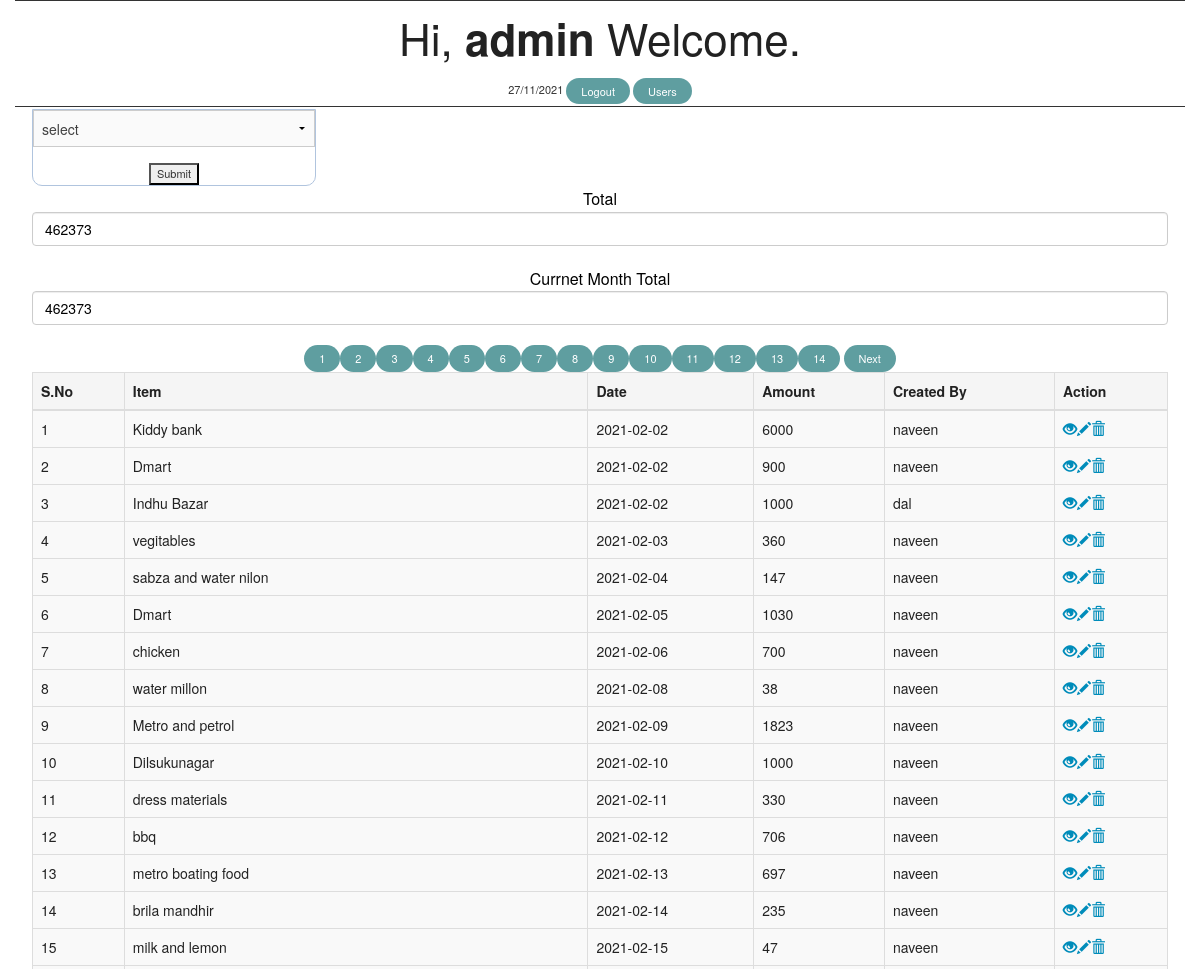
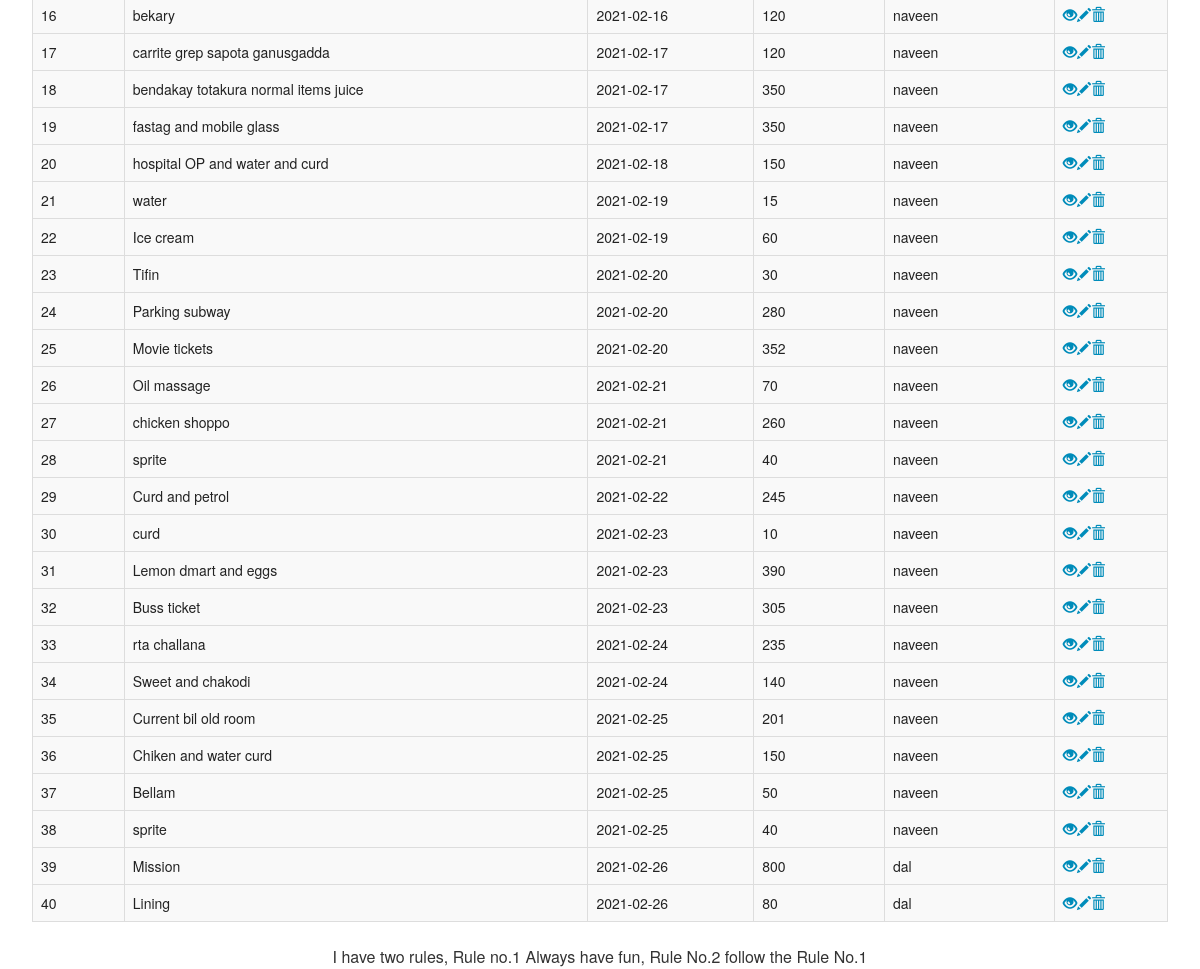
The app's page /welcome.php (signed in) with its own data (2 pictures, top to bottom).
### tables this page shows
CREATE TABLE `employees` (
  `id` int(11) NOT NULL AUTO_INCREMENT,
  `uname` varchar(50) NOT NULL,
  `name` varchar(100) NOT NULL,
  `date` varchar(255) NOT NULL,
  `amount` int(10) NOT NULL,
  `file_path` varchar(500) NOT NULL,
  PRIMARY KEY (`id`)
);

### welcome.php (the view, shortened to what this page needs)
<!DOCTYPE html>
<html lang="en">
<head>
    <link rel="stylesheet" href="https://maxcdn.bootstrapcdn.com/bootstrap/3.3.7/css/bootstrap.css">
      <link rel="stylesheet" href="style.css" />
      <link rel="stylesheet" href="css/foundation.css" />
</head>
<body>
<div class="container">
<h1>Hi, <b><?php echo htmlspecialchars($_SESSION["username"]); ?></b> Welcome.</h1><?php $today = date("d/m/Y"); echo $today; ?>
<a class="btn btn-primary" href="logout.php">Logout</a>
<?php if($_SESSION["role"] == "admin"){
    echo "<a href='users.php' class='btn btn-primary'>Users</a>";
     } ?>
</div>
<div class="bg-img">
<div class="container">
             <div class="col-lg-12">
             <section class="top-bar-section">
   <form method="post" action="">
   <select name="website">
          <li><option value="0">select</option></li>
          <li></select></li>
        <input type="submit" name="submit"/>
    </form>
  </section>
        <p>
<a style="color:black;" >Total
<input style="color:black;" color: #070708 class="form-control" value="<?php
                    require_once "config.php";
					if($_SESSION["role"] == "admin"){
						$sql = mysqli_query($link,"SELECT SUM(amount) as amount FROM employees ");
					} else{
						$sql = mysqli_query($link,"SELECT SUM(amount) as amount FROM employees where uname='".$_SESSION["username"]."' ");
					}
                    $row = mysqli_fetch_array($sql);
                    echo $row['amount'];
?>"/> </a>
</p>
<p>
<a style="color:black;" >Currnet Month Total
<input style="color:black;" color: #070708 class="form-control" value="<?php
                    require_once "config.php";
					if($_SESSION["role"] == "admin"){
						$sql = mysqli_query($link,"SELECT SUM(amount) as amount FROM employees ");
					} else{
						$sql = mysqli_query($link,"SELECT SUM(amount) as amount FROM employees where uname='".$_SESSION["username"]."' and MONTH(date)=MONTH(now()) and YEAR(date)=YEAR(now())");
					}
                    $row = mysqli_fetch_array($sql);
                    echo $row['amount'];
?>"/> </a>
</p>
                    <?php
                    require_once "config.php";
                    if(isset($_GET['page']))
                    {
                        $page = $_GET['page'];
                      }
                      else{
                          $page = 1;
                        }
                        $num_per_page = 40;
                        $start_from = ($page-1)*$num_per_page;
					if($_SESSION["role"] == "admin"){
						$sql = "SELECT * FROM employees limit $start_from,$num_per_page";
					} else{
						$sql = "SELECT * FROM employees where uname='".$_SESSION["username"]."' and MONTH(date)=MONTH(now())
								and YEAR(date)=YEAR(now()) limit $start_from,$num_per_page";
					}
                    if($_SESSION["role"] == "admin"){
                        $query = "select * from employees";
                    }else{
                        $query = "select * from employees where uname='".$_SESSION["username"]."' and MONTH(date)=MONTH(now()) and YEAR(date)=YEAR(now()) ";
                    }
                    $result = mysqli_query($link,$query);
                    $total_record = mysqli_num_rows($result);
                    $total_page = ceil($total_record/$num_per_page);
                   for($i=1;$i<$total_page;$i++)
                   {
                       echo "<a href='welcome.php?page=".$i."' class='btn btn-primary'>$i</a>";
                   }
                   if($i>$page)
                   {
                       echo " <a href='welcome.php?page=".($page+1)."' class='btn btn-danger'>Next</a>";
                   }
                    if($result = mysqli_query($link, $sql)){
                        if(mysqli_num_rows($result) > 0){
                            echo "<table border='3' color: #070708 class=' table table-striped'>";
                                     echo "<thead>";
                                        echo "<th>S.No</th>";
                                        echo "<th>Item</th>";
                                        echo "<th>Date</th>";
                                        echo "<th>Amount</th>";
                                        echo "<th>Created By</th>";
                                        echo "<th>Action</th>";
                                        echo "</thead>";
                                echo "<tbody>";
                                $i=1;
                                while($row = mysqli_fetch_array($result)){
                                    echo "<tr>";
                                        echo "<td>" . $i . "</td>";
                                        echo "<td>" . $row['name'] . "</td>";
                                        echo "<td>" . $row['date'] . "</td>";
                                        echo "<td>" . $row['amount'] . "</td>";
                                        echo "<td>" . $row['uname'] . "</td>";
                                        echo "<td>";
                                        echo "<a href='read.php?id=". $row['id'] ."' title='View Record' data-toggle='tooltip'> <span class='glyphicon glyphicon-eye-open'></span></a>";
                                        echo "<a href='update.php?id=". $row['id'] ."' title='Update Record' data-toggle='tooltip'><span class='glyphicon glyphicon-pencil'></span></a>";
                                        echo "<a href='delete.php?id=". $row['id'] ."' title='Delete Record' data-toggle='tooltip'><span class='glyphicon glyphicon-trash'></span></a>";
                                        echo "</td>";
                                         echo "</tr>";
                                         $i++;
                                     }
                                echo "</tbody>";
                            echo "</table>";
                        } else{
                            echo "<p class='lead'><em>No records were found.</em></p>";
                        }
                    } else{
                        echo "ERROR: Could not able to execute $sql. " . mysqli_error($link);
                    }
                    ?>
            </div>
        </div>
    </div>
</body>
<p>I have two rules, Rule no.1 Always have fun, Rule No.2 follow the Rule No.1</p>
</html>

### style.css (style rules this page uses)
* { margin: 0px; padding: -1px; }
body { font-size: 120%; background: #F8F8FF; }
form, .content { width: 25%; margin: 0px auto; padding: 20px; border: 1px solid #B0C4DE; border-radius: 0px 0px 10px 10px; }
.btn { padding: 10px; font-size: 15px; color: white; background: #5F9EA0; border: none; border-radius: 5px; }

### welcome.php (style rules this page uses)
.container { padding: 2px; line-height: 1.42857143; vertical-align: top; border-top: 1px solid; color: #333; }
.btn { display: inline-block; padding: 5px 15px; margin-bottom: 0; font-size: 100%; font-weight: normal; line-height: 1.5; border: 1% solid transparent; border-radius: 150px; }
body { font-family: "Helvetica Neue", Helvetica, Arial, sans-serif; font-size: 11px; line-height: 1.42857143; color: #333; background-color: #fff; }
body { font: 12px ; text-align: center; }

### records on screen
employees: name "Kiddy bank", date "2021-02-02", amount "6000", uname "naveen"
employees: name "Dmart", date "2021-02-02", amount "900", uname "naveen"
employees: name "Indhu Bazar", date "2021-02-02", amount "1000", uname "dal"
employees: name "vegitables", date "2021-02-03", amount "360", uname "naveen"
employees: name "sabza and water nilon", date "2021-02-04", amount "147", uname "naveen"
employees: name "Dmart", date "2021-02-05", amount "1030", uname "naveen"
employees: name "chicken", date "2021-02-06", amount "700", uname "naveen"
employees: name "water millon", date "2021-02-08", amount "38", uname "naveen"
employees: name "Metro and petrol", date "2021-02-09", amount "1823", uname "naveen"
employees: name "Dilsukunagar", date "2021-02-10", amount "1000", uname "naveen"
employees: name "dress materials", date "2021-02-11", amount "330", uname "naveen"
employees: name "bbq", date "2021-02-12", amount "706", uname "naveen"
employees: name "metro boating food", date "2021-02-13", amount "697", uname "naveen"
employees: name "brila mandhir", date "2021-02-14", amount "235", uname "naveen"
employees: name "milk and lemon", date "2021-02-15", amount "47", uname "naveen"
employees: name "bekary", date "2021-02-16", amount "120", uname "naveen"
employees: name "carrite grep sapota ganusgadda", date "2021-02-17", amount "120", uname "naveen"
employees: name "bendakay totakura normal items juice", date "2021-02-17", amount "350", uname "naveen"
employees: name "fastag and mobile glass", date "2021-02-17", amount "350", uname "naveen"
employees: name "hospital OP and water and curd", date "2021-02-18", amount "150", uname "naveen"
employees: name "water", date "2021-02-19", amount "15", uname "naveen"
employees: name "Ice cream", date "2021-02-19", amount "60", uname "naveen"
employees: name "Tifin", date "2021-02-20", amount "30", uname "naveen"
employees: name "Parking subway", date "2021-02-20", amount "280", uname "naveen"
employees: name "Movie tickets", date "2021-02-20", amount "352", uname "naveen"
employees: name "Oil massage", date "2021-02-21", amount "70", uname "naveen"
employees: name "chicken shoppo", date "2021-02-21", amount "260", uname "naveen"
employees: name "sprite", date "2021-02-21", amount "40", uname "naveen"
employees: name "Curd and petrol", date "2021-02-22", amount "245", uname "naveen"
employees: name "curd", date "2021-02-23", amount "10", uname "naveen"
employees: name "Lemon dmart and eggs", date "2021-02-23", amount "390", uname "naveen"
employees: name "Buss ticket", date "2021-02-23", amount "305", uname "naveen"
employees: name "rta challana", date "2021-02-24", amount "235", uname "naveen"
employees: name "Sweet and chakodi", date "2021-02-24", amount "140", uname "naveen"
employees: name "Current bil old room", date "2021-02-25", amount "201", uname "naveen"
employees: name "Chiken and water curd", date "2021-02-25", amount "150", uname "naveen"
employees: name "Bellam", date "2021-02-25", amount "50", uname "naveen"
employees: name "sprite", date "2021-02-25", amount "40", uname "naveen"
employees: name "Mission", date "2021-02-26", amount "800", uname "dal"
employees: name "Lining", date "2021-02-26", amount "80", uname "dal"

### other values on screen
$_SESSION["username"] "admin"
